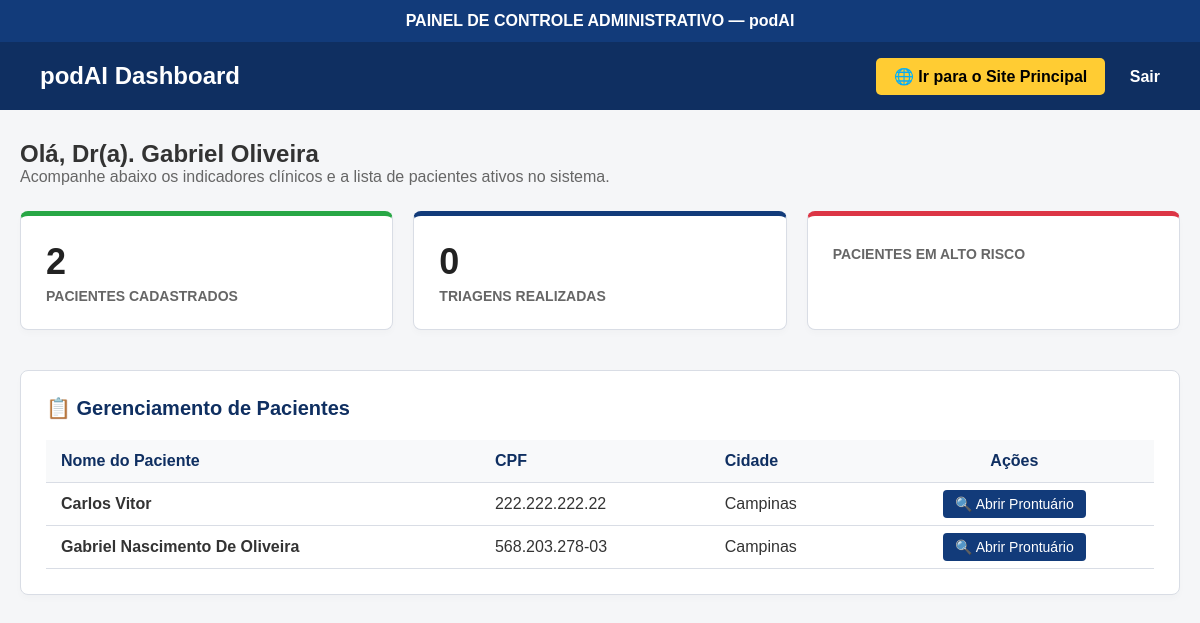
The page /login/dashboard.php (signed in) on the database its author committed.
### tables this page shows
CREATE TABLE `usuarios` (
  `id` int(11) NOT NULL,
  `cpf` varchar(14) NOT NULL,
  `nome` varchar(100) NOT NULL,
  `email` varchar(100) NOT NULL,
  `senha` varchar(255) NOT NULL,
  `telefone` varchar(20) DEFAULT NULL,
  `cidade` varchar(100) DEFAULT NULL,
  `estado` varchar(2) DEFAULT NULL,
  `data_nascimento` date DEFAULT NULL,
  `tipo_usuario` enum('paciente','profissional') NOT NULL,
  `data_cadastro` timestamp NOT NULL DEFAULT current_timestamp()
);

### login/dashboard.php (the view, shortened to what this page needs)
<?php
require_once 'conexao.php';
$totalPacientes = $conn->query("SELECT COUNT(*) AS total FROM usuarios WHERE tipo_usuario='paciente'")->fetch(PDO::FETCH_ASSOC)['total'];
try {
    $totalConsultas = $conn->query("SELECT COUNT(*) AS total FROM consultas")->fetch(PDO::FETCH_ASSOC)['total'];
} catch (Exception $e) {
    $totalConsultas = 0;
    $altoRisco = 0;
}
try {
    $stmt = $conn->query("SELECT id, nome, cpf, cidade FROM usuarios WHERE tipo_usuario='paciente' ORDER BY nome");
    $listaPacientes = $stmt->fetchAll(PDO::FETCH_ASSOC);
} catch (Exception $e) {
    $listaPacientes = [];
}
?>
<!DOCTYPE html>
<html lang="pt-br">
<head>
</head>
<body>
<div class="topbar">PAINEL DE CONTROLE ADMINISTRATIVO — podAI</div>
<header>
    <h1>podAI Dashboard</h1>
    <div>
        <a href="index.php" class="btn-site">🌐 Ir para o Site Principal</a>
        <a href="logout.php" class="btn-logout">Sair</a>
    </div>
</header>
<div class="container">
    <div class="boas-vindas">
        <h2>Olá, Dr(a). <?= htmlspecialchars($_SESSION['nome']); ?></h2>
        <p style="color: #666;">Acompanhe abaixo os indicadores clínicos e a lista de pacientes ativos no sistema.</p>
    </div>
    <div class="cards">
        <div class="card sucesso">
            <h2><?= $totalPacientes ?></h2>
            <p>Pacientes Cadastrados</p>
        </div>
        <div class="card">
            <h2><?= $totalConsultas ?></h2>
            <p>Triagens Realizadas</p>
        </div>
        <div class="card perigo">
            <p>Pacientes em Alto Risco</p>
        </div>
    </div>
    <div class="secao-tabela">
        <h3>📋 Gerenciamento de Pacientes</h3>
        <table>
            <thead>
                <tr>
                    <th>Nome do Paciente</th>
                    <th>CPF</th>
                    <th>Cidade</th>
                    <th style="text-align: center;">Ações</th>
                </tr>
            </thead>
            <tbody>
                <?php if (!empty($listaPacientes)): ?>
                    <?php foreach($listaPacientes as $p): ?>
                        <tr>
                            <td><strong><?= htmlspecialchars($p['nome']) ?></strong></td>
                            <td><?= htmlspecialchars($p['cpf']) ?></td>
                            <td><?= htmlspecialchars($p['cidade']) ?></td>
                            <td style="text-align: center;">
                                <a href="ficha_paciente.php?id=<?= $p['id'] ?>" class="btn-acao">🔍 Abrir Prontuário</a>
                            </td>
                        </tr>
                    <?php endforeach; ?>
                <?php else: ?>
                    <tr>
                        <td colspan="4" style="text-align: center; color: #999;">Nenhum paciente cadastrado até o momento.</td>
                    </tr>
                <?php endif; ?>
            </tbody>
        </table>
    </div>
</div>
</body>
</html>

### login/dashboard.php (style rules this page uses)
:root { --azul: #123b7a; --azul-escuro: #0f2f61; --amarelo: #ffcc33; --cinza: #f5f6f8; --borda: #d9dde5; --vermelho: #dc3545; --verde: #28a745; }
* { margin: 0; padding: 0; box-sizing: border-box; }
body { font-family: Arial, Helvetica, sans-serif; background: var(--cinza); color: #333; }
.topbar { background: var(--azul); color: white; padding: 12px; text-align: center; font-weight: bold; }
header { background: var(--azul-escuro); color: white; padding: 20px 40px; display: flex; justify-content: space-between; align-items: center; }
header h1 { font-size: 24px; }
.btn-site { background: var(--amarelo); color: black; padding: 10px 18px; text-decoration: none; border-radius: 5px; font-weight: bold; transition: 0.2s; }
.btn-logout { color: white; text-decoration: none; margin-left: 20px; font-weight: bold; }
.container { max-width: 1200px; margin: 30px auto; padding: 0 20px; }
.boas-vindas { margin-bottom: 25px; }
.cards { display: grid; grid-template-columns: repeat(auto-fit, minmax(250px, 1fr)); gap: 20px; margin-bottom: 40px; }
.card { background: white; border: 1px solid var(--borda); border-radius: 8px; padding: 25px; box-shadow: 0 4px 6px rgba(0,0,0,0.02); border-top: 5px solid var(--azul); }
.card.perigo { border-top-color: var(--vermelho); }
.card.sucesso { border-top-color: var(--verde); }
.card h2 { font-size: 36px; color: #222; margin-bottom: 5px; }
.card p { color: #666; font-weight: bold; font-size: 14px; text-transform: uppercase; }
.secao-tabela { background: white; border: 1px solid var(--borda); border-radius: 8px; padding: 25px; box-shadow: 0 4px 6px rgba(0,0,0,0.02); }
.secao-tabela h3 { color: var(--azul-escuro); margin-bottom: 20px; font-size: 20px; }
table { width: 100%; border-collapse: collapse; margin-top: 10px; }
th, td { padding: 12px 15px; text-align: left; border-bottom: 1px solid var(--borda); }
th { background: #f8f9fa; color: var(--azul-escuro); font-weight: bold; }
.btn-acao { background: var(--azul); color: white; padding: 6px 12px; text-decoration: none; border-radius: 4px; font-size: 14px; }

### rows shown on the page
usuarios: nome "Carlos Vitor", cpf "222.222.222.22", cidade "Campinas"
usuarios: nome "Gabriel Nascimento De Oliveira", cpf "568.203.278-03", cidade "Campinas"

### other values the page prints
$_SESSION['nome'] "Gabriel Oliveira"
$totalPacientes "2"
$totalConsultas "0"
